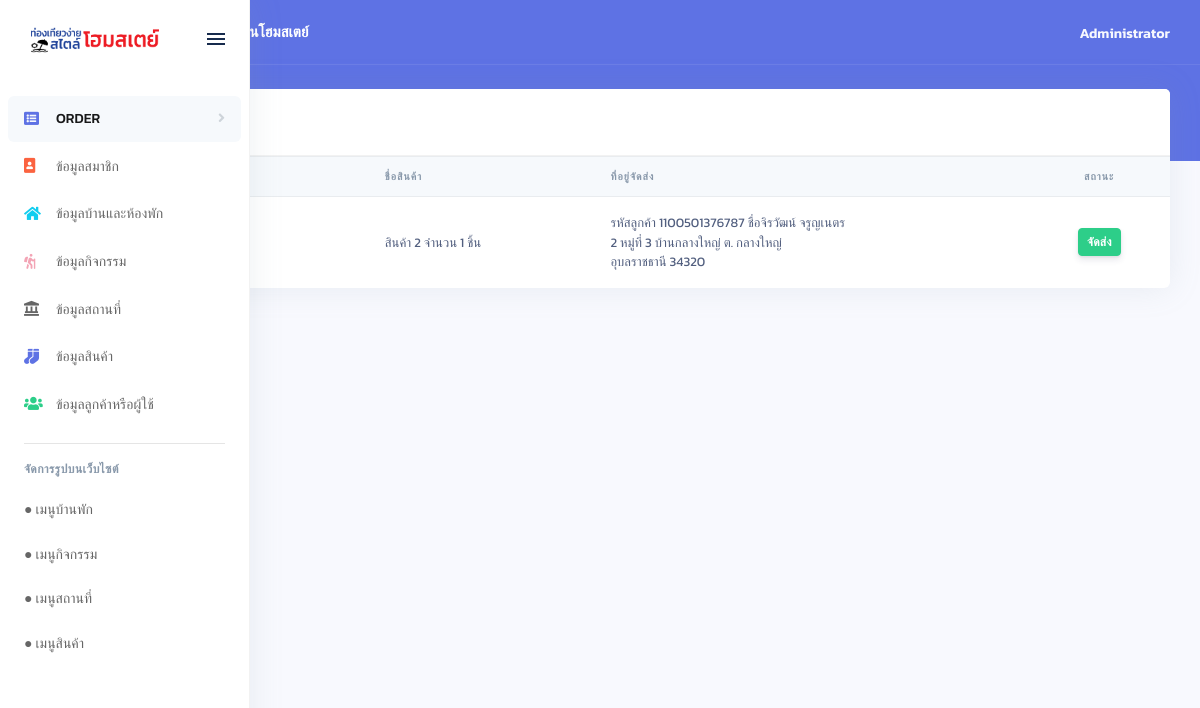
Screenshot of /views/backend/order-products.php (signed in) with the database file from the repository.
### tables this page shows
CREATE TABLE `address` (
  `addID` int(11) NOT NULL,
  `cmID` varchar(13) NOT NULL COMMENT 'รหัสลูกค้า',
  `houseNo` varchar(3) NOT NULL COMMENT 'บ้านเลขที่',
  `moo` varchar(2) NOT NULL COMMENT 'หมู่ที่',
  `road` varchar(30) DEFAULT NULL COMMENT 'ถนน',
  `alley` varchar(30) DEFAULT NULL COMMENT 'ซอย',
  `villageName` varchar(30) DEFAULT NULL COMMENT 'ชื่อหมู่บ้าน',
  `subdistrict` varchar(30) NOT NULL COMMENT 'ตำบล',
  `district` varchar(30) NOT NULL COMMENT 'อำเภอ',
  `province` varchar(30) NOT NULL COMMENT 'จังหวัด',
  `zipcode` varchar(5) NOT NULL COMMENT 'รหัสไปรษณีย์'
);

### controllers/connectDB.php (called while the page is built, shortened)
<?php
class connectDB
{
    public function connect()
    {
        $this->servername = "localhost";
        $this->username = "root";
        $this->password = "";
        $this->database = "homestay.dev";
        try {
            $conn = new PDO("mysql:host=" . $this->servername . ";dbname=" . $this->database . "", $this->username, $this->password);
            $conn->setAttribute(PDO::ATTR_ERRMODE, PDO::ERRMODE_EXCEPTION);
            $conn->exec("set names utf8");
            return $conn;
        } catch (PDOException $e) {
            echo "Connection failed: " . $e->getMessage();
        }
    }
}

### views/backend/order-products.php (the view, shortened to what this page needs)
<?php
    include("templates/header.php");
?>
<div class="main-content" id="panel">
    <?php include("templates/top-nav.php"); ?>
    <div class="container-fluid mt--6">
        <div class="row">
            <div class="col-xl-12">
                <div class="card">
                    <div class="card-header">
                        <h3 class="mb-0">ข้อมูลการสั่งซื้อสินค้า</h3>
                    </div>
                    <div class="table-responsive">
                        <table class="table align-items-center table-hover">
                            <thead class="thead-light">
                                <tr>
                                    <th>วันที่สั่งซื้อ</th>
                                    <th>ชื่อสินค้า</th>
                                    <th>ที่อยู่จัดส่ง</th>
                                    <th class="text-center">สถานะ</th>
                                </tr>
                            </thead>
                            <tbody>
                                <?php
                                    $sql = "SELECT ord_ID, status as 'สถานะ', customers.fname as 'ชื่อลูกค้า', customers.lname as 'นามสกุลลูกค้า', GROUP_CONCAT(products.pdName) as 'ชื่อสินค้า', GROUP_CONCAT(ord_prod.ord_QTY) as 'จำนวน', date as 'วันที่สั่งซื้อ',address.*
                                    FROM ord_prod JOIN customers ON ord_prod.cmID = customers.cmID JOIN products ON ord_prod.pdID = products.pdID JOIN address ON ord_prod.addID = address.addID
                                    GROUP BY ord_ID, ord_prod.cmID, date, status";
                                    $stmt = $connectDB->connect()->query($sql);
                                    foreach($stmt as $result){
                                        $product_explode = explode(",",$result["ชื่อสินค้า"]);
                                        $qty_explode = explode(",",$result["จำนวน"]);
                                ?>
                                <tr>
                                    <td><?php echo $result["วันที่สั่งซื้อ"] ?></td>
                                    <td class="table-user">
                                        <?php
                                            for($index=0;$index<count($product_explode);$index++){
                                                echo $product_explode[$index]." จำนวน ".$qty_explode[$index]." ชิ้น<br>";
                                            }
                                        ?>
                                    </td>
                                    <td>
                                        รหัสลูกค้า <?php echo $result["cmID"] ?>
                                        ชื่อ<?php echo $result["ชื่อลูกค้า"]." ".$result["นามสกุลลูกค้า"] ?><br>
                                    <?php
                                        echo $result["houseNo"] . " ";
                                        echo "หมู่ที่ " . $result["moo"] . " ";
                                        if ($result["villageName"] != null) {
                                            echo $result["villageName"] . " ";
                                        }
                                        echo "ต. " . $result["subdistrict"] . "<br>";
                                        echo $result["province"] . " ";
                                        echo $result["zipcode"];
                                    ?>
                                    </td>
                                    <td class="text-center">
                                        <?php
                                            if($result["สถานะ"]==0){
                                                echo '<button class="btn btn-sm btn-success send" value="'.$result["ord_ID"].'">จัดส่ง</button>';
                                            }else{
                                                echo 'จัดส่งแล้ว';
                                            }
                                        ?>
                                    </td>
                                </tr>
                                <?php } ?>
                            </tbody>
                        </table>
                    </div>
                </div>
            </div>
        </div>
    </div>
</div>
</body>
</html>

### rows the page displays
address: index "สินค้า 2", index "1", cmID "1100501376787", ช "จิรวัฒน์", นามสก "จรูญเนตร", houseNo "2", moo "3", villageName "บ้านกลางใหญ่", subdistrict "กลางใหญ่", province "อุบลราชธานี", zipcode "34320", $result["ord_ID"] 0 (drawn)

### other values shown
$_SESSION["logged"] "Administrator"
